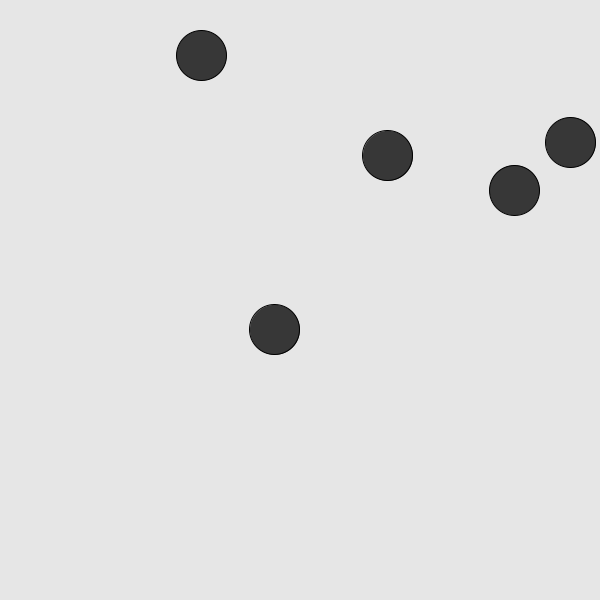
Frame 1 (no input)
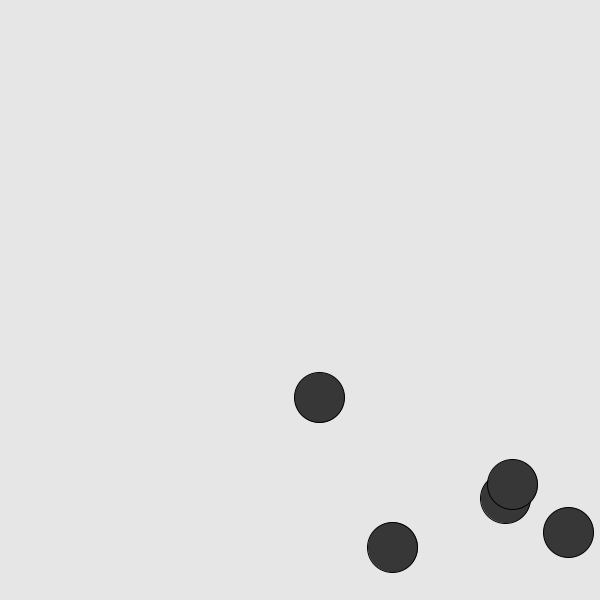
Frame 60 (the mouse pressed at the canvas centre just before this capture)
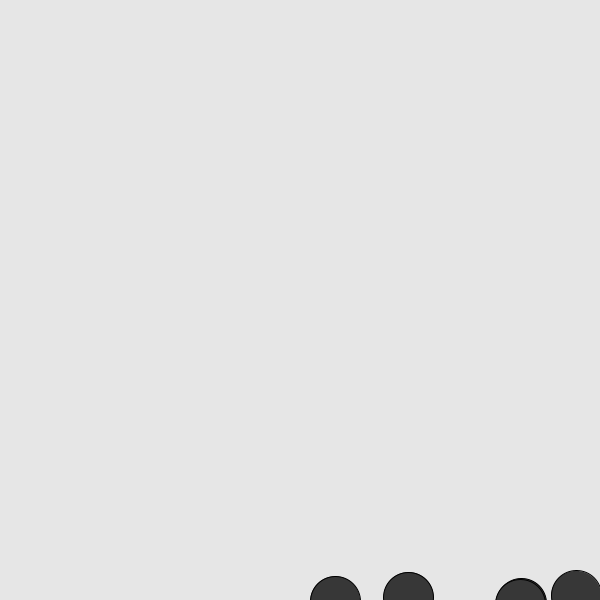
Frame 120 (the mouse held since frame 60 and released just before this capture)

The Processing sketch that drew these frames (run headless with seeded random() and noise(); from frame 60 on, the mouse is pressed at the canvas centre):

// Processing sketch: processing_117336
// ── processing_117336.pde

int numBalls = 5;  
float gravity = 0.2; 

Ball [] allBalls = new Ball [numBalls];

void setup() {
  size(600, 600);
  smooth();
  
  for (int i= 0; i<numBalls; i++) {
    allBalls[i] = new Ball (random(width), random(height), 50);
  } 
}

void draw () {
  background(230);
  
  for (int i= 0; i<numBalls; i++) {
   allBalls[i].run();
  } 
  
}

class Ball {
  //fields
  float xpos, ypos;
  float xspeed, yspeed; 
  color c=55;
  float size;

  //constructor
  Ball (float _x, float _y, int _size) {
    xpos = _x;
    ypos = _y;
    size= _size;
    xspeed= 2;
    yspeed = 0;
  }


  //functions
  void run () {
    display();
    move();
//    hold();
    drop(); 
    bounce();
    gravity();


  } 
  void display () {
    fill (c);
    ellipse(xpos, ypos, size, size);
  }
  
  void move() {
    xpos = xpos+xspeed;
    ypos = ypos + yspeed; 
  }
  
  void bounce() {
    //right, left walls
    if ((xpos>width)||(xpos<0)) {
      xspeed = xspeed * -1; 
    } 
   
    //top, bottom walls
    if ((ypos>height)||(ypos<0)) {
      yspeed = yspeed * -1; 
    } 
    
//     //balls x
//    for (int i= 0; i<numBalls; i++) {
//      if (xpos>allBalls[i].xpos) {
//        xspeed = xspeed * -1; 
//      } 
//    }
  } 
  void gravity () {
    yspeed = yspeed + gravity;
  }
  
  void drop() {
    if (mousePressed) {
      yspeed= 7; 
      xspeed= .2;
    }
  }
  void hold() { 
    for (int i= 0; i<numBalls; i++) {
    if (mouseX == (allBalls[i].xpos+size)){
      gravity=0;
      yspeed=0;
      xspeed=0;
    }
  } 
  }
}
